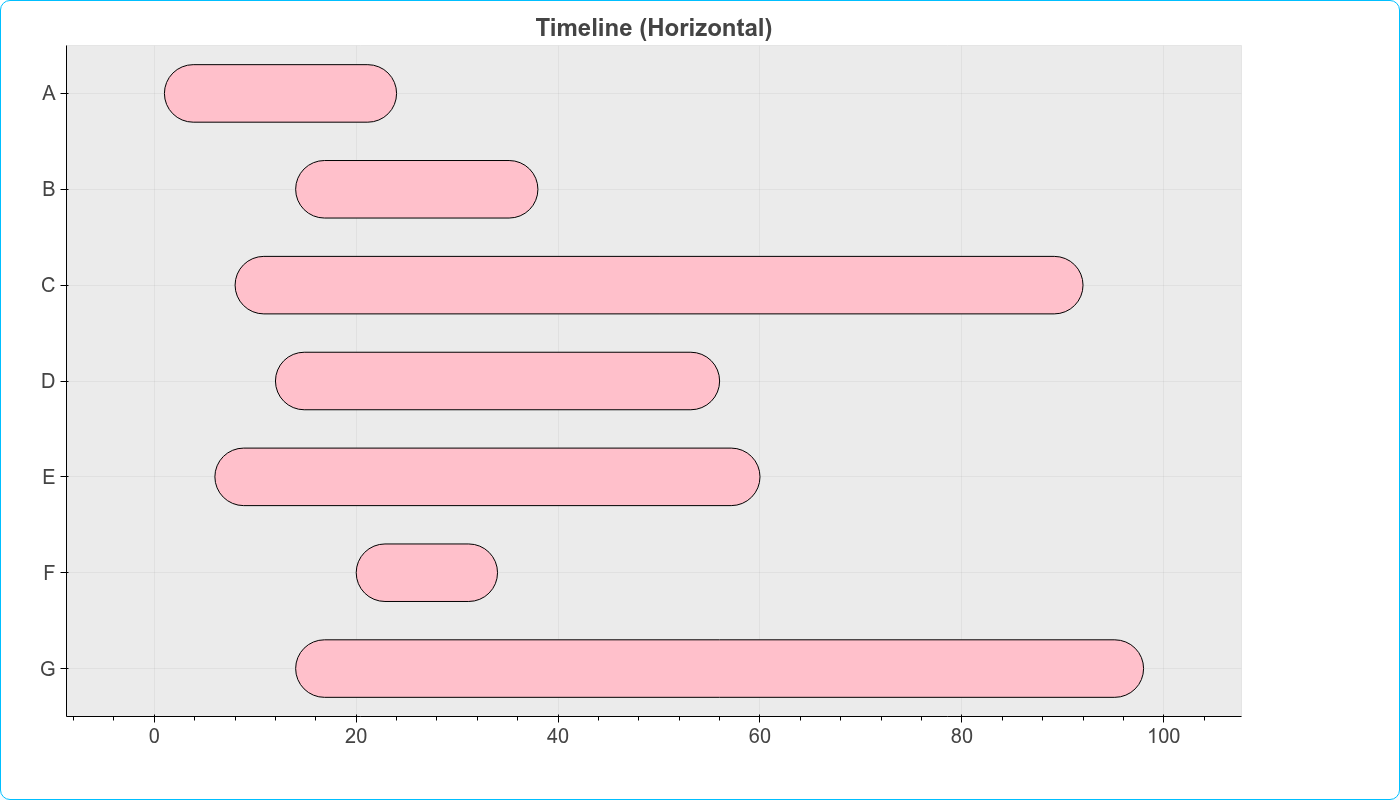

This figure's Python source:
import bokeh_rocks as br
import pandas as pd
from bokeh.io import show
df = pd.DataFrame(
    {
        "category": ["A", "B", "C", "D", "E", "F", "G"],
        "start": [1, 14, 8, 12, 6, 20, 14],
        "end": [24, 38, 92, 56, 60, 34, 98],
    }
)
p21 = br.bar(
    df, kind="hgantt", title="Timeline (Horizontal)", palette=["pink"], border_radius=50
)
show(p21)
br.save_plot(p21, "output/bar_15")
